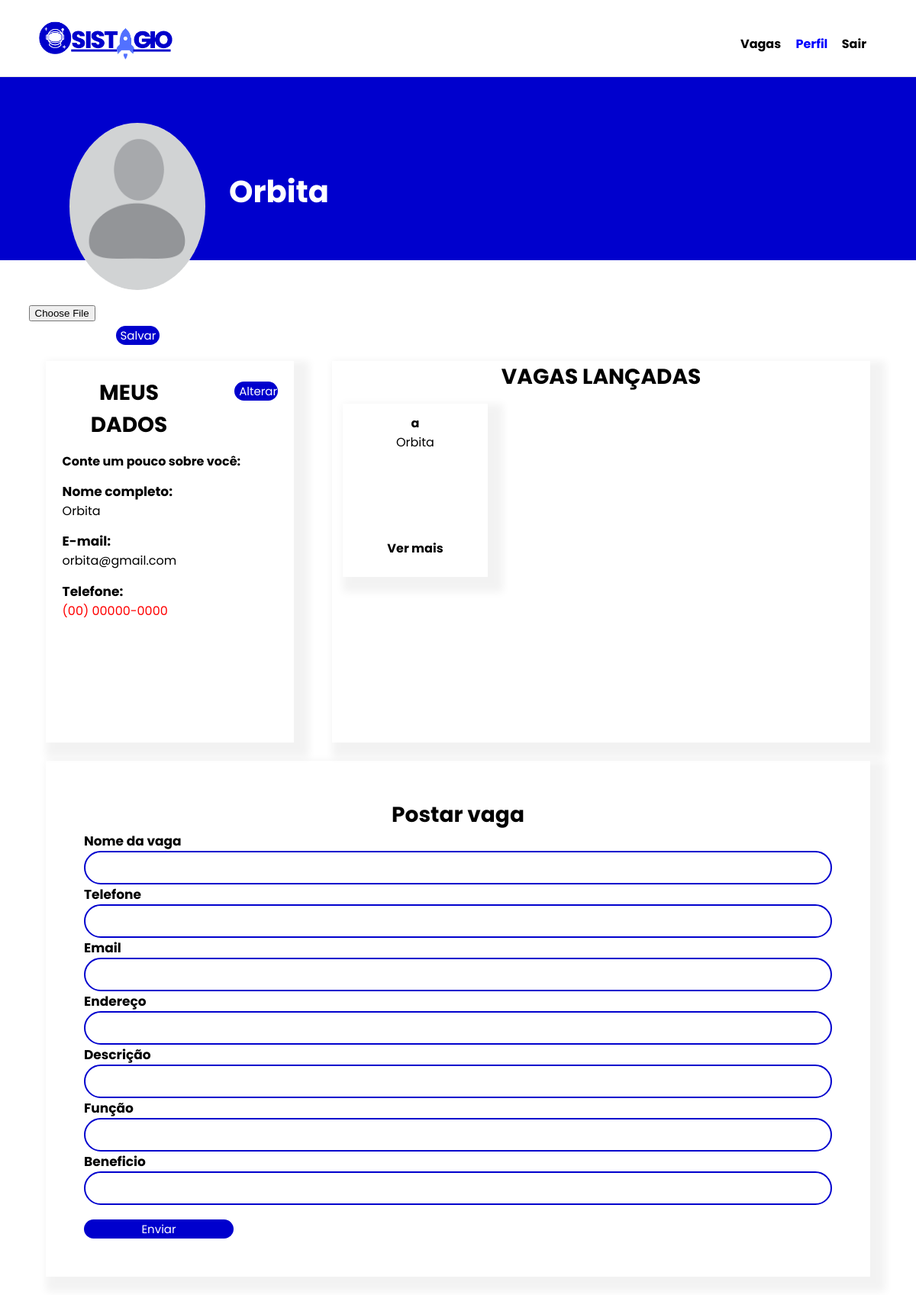
The page /perfil/ (signed in) on the database as committed earlier.
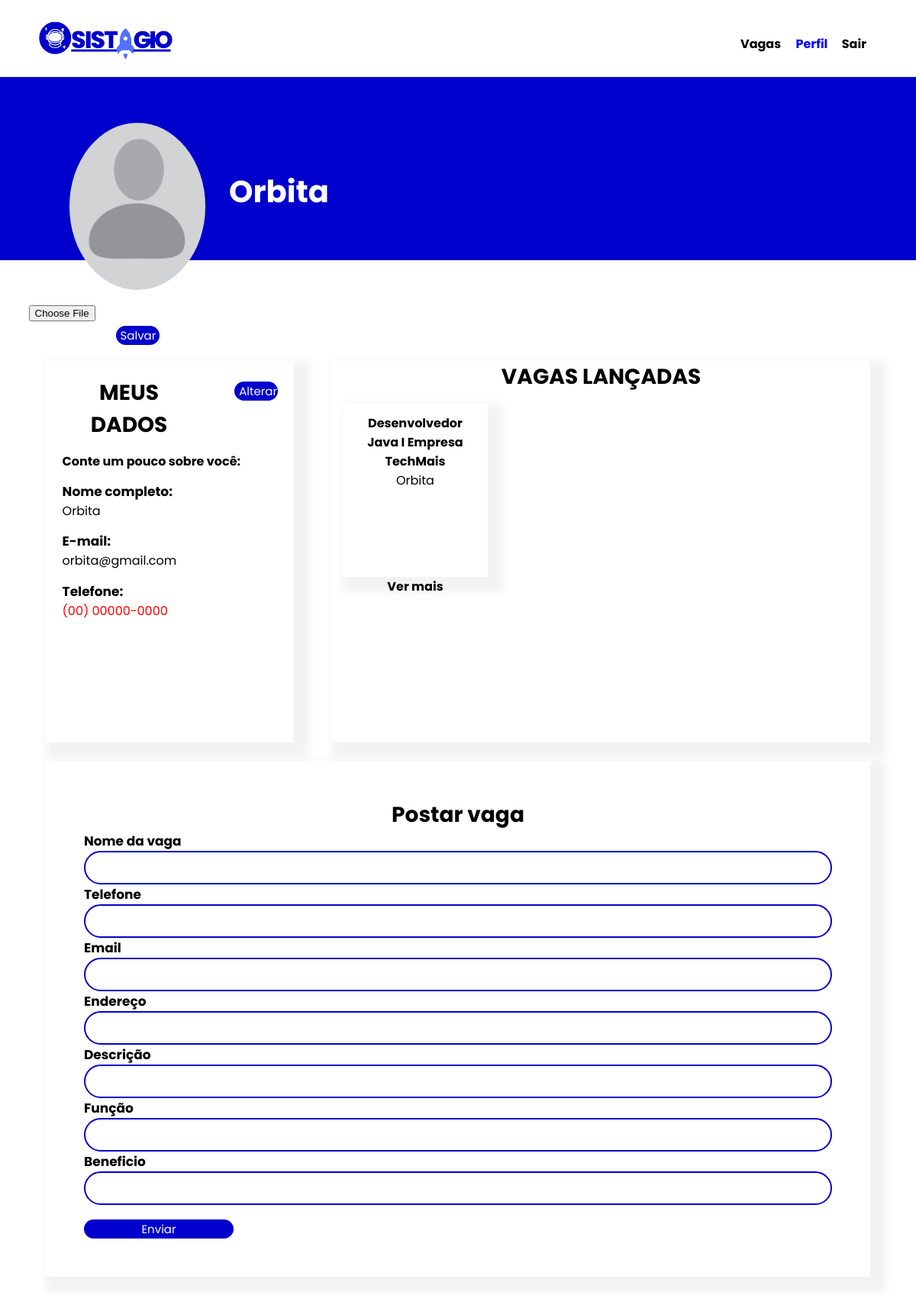
The same page on the database as committed later.
### post_vagas/models.py (models this page shows, shortened)
class Vaga_cadastradas(models.Model):
    vcad_codigo = models.BigAutoField(primary_key=True)
    vcad_perfil_fk = models.ForeignKey(PerfilUser, on_delete=models.CASCADE)
    vcad_postVaga_fk = models.ForeignKey(PostVagas, on_delete=models.CASCADE)

class PostVagas(models.Model):
    vag_cod = models.BigAutoField(primary_key=True)
    vag_usuario_fk = models.ForeignKey(User, on_delete=models.CASCADE)
    vag_nome = models.CharField(max_length=50,null=True,blank=True)
    vag_tell = models.CharField(max_length=50,null=True,blank=True)
    vag_email = models.EmailField(max_length=80,null=True,blank=True)
    vag_endereco = models.CharField(max_length=20,null=True,blank=True)
    vag_descricao = models.CharField(max_length=100,null=True,blank=True)
    vag_funcao = models.CharField(max_length=50,null=True,blank=True)
    vag_beneficio = models.CharField(max_length=100,null=True,blank=True)

### perfil/models.py (models this page shows)
class PerfilUser(models.Model):
    per_cod = models.BigAutoField(primary_key=True)
    per_nascimento = models.DateField(null=True,blank=True)
    per_pessoa_fk = models.ForeignKey(User, on_delete=models.CASCADE,verbose_name='Usuario')
    cpf_cnpj = models.CharField(max_length=18, blank=True)
    per_tell = models.CharField(max_length=14, blank=True)
    tipo = models.CharField(max_length=1, blank=True)
    per_foto = models.FileField(upload_to='fotos_usuario/%Y/%m/', null=True, blank=True)
    per_detalhe = models.CharField(max_length=255, blank=True )

### perfil/views.py (the view)
# urls.py: path('', views.AtualizacaoPerfil.as_view(), name='perfil')
class AtualizacaoPerfil(Perfil):
    def post(self, *args, **kwargs):
        usuario = get_object_or_404(
            User, username=self.request.user.username)
        if 'mudar-foto' in self.request.POST:
            foto_pessoa =  self.request.FILES.get('perfil_foto_usuario')
            self.perfil.per_foto = foto_pessoa
            self.perfil.save()
            return redirect('perfil:perfil')
        """ PRECISSA REPARO - DATA  """
        if 'dados-usuario' in self.request.POST:
            print('Entrou')
            first_name = self.usuarioForm.data.get('first_name')
            if self.usuarioPerfil.is_valid():
                perfilUsuario = self.usuarioPerfil.save(commit=False)
                perfilUsuario.per_pessoa_pk = usuario
                perfilUsuario.save()
            if first_name:
                usuario.first_name = first_name
            usuario.save()
            return redirect('perfil:perfil')
        if 'botao-certificado' in self.request.POST:
            documento = self.request.FILES.get('cert_arquivo')
            arquivo = self.certificado.save(commit=False)
            arquivo.cert_pessoa_fk = self.perfil
            arquivo.cert_arquivo = documento
            arquivo.save()
            return redirect('perfil:perfil')
        if 'botao-vag'  in self.request.POST:
            post = self.postvaga.save(commit=False)
            post.vag_usuario_fk =  usuario
            post.save()
            objeto = Vaga_cadastradas(
                vcad_perfil_fk=self.perfil,
                vcad_postVaga_fk=post
            )
            objeto.save()
            return redirect('perfil:perfil')
        if 'botao-csv' in self.request.POST:
            arquivo = self.request.FILES.get('arquivo')
            arquivo_nome_turma = self.request.POST.get('arquivo_nome_turma')
            if not arquivo or not arquivo_nome_turma:
                messages.error(
                    self.request,
                    "Digite todos os campos para o envio"
                )
                return redirect('perfil:perfil')
            file = arquivo.read().decode('latin-1').splitlines()
            reader = csv.reader(file, delimiter=';')
            aluno_lista = []
            for linha,tabela in enumerate(reader):
                if linha <= 2:
                    continue
                nome = tabela[1]
                matricula = tabela[0].replace('.','').replace(',','').replace('-','')
                obj = models.Aluno_Csv(
                    alu_nome=nome,
                    alu_matricula=matricula,
                    alu_turma=arquivo_nome_turma,
                )
                models.Aluno_Csv.objects.filter(alu_nome=nome, alu_matricula=matricula
                                                ,alu_turma=arquivo_nome_turma).delete()
                aluno_lista.append(obj)
            models.Aluno_Csv.objects.bulk_create(aluno_lista)
        if 'btn-docente' in self.request.POST:
            if not self.docenteFormulario.is_valid():
                messages.error(
                    self.request,
                    self.docenteFormulario.errors
                )
                return redirect('perfil:perfil')
            nome_docente = self.request.POST.get('nome_docente')
            email_docente = self.request.POST.get('email_docente')
            senha_docente = self.request.POST.get('senha_docente')
            cpf_docente = self.request.POST.get('cpf_docente')
            docente = []
            objeto = User(
                username= email_docente,
                password=senha_docente,
                first_name = nome_docente,
                email= email_docente
            )
            docente.append(objeto)
            User.objects.bulk_create(docente)
            perfil = models.PerfilUser(
                per_pessoa_fk=objeto,
                tipo='D',
                cpf_cnpj= cpf_docente,
            )
            docente_perfil = []
            docente_perfil.append(perfil)
            models.PerfilUser.objects.bulk_create(docente_perfil)
            instituicao_docente = models.Docente(doce_perfil_pk=perfil, doce_instituicao_fk=usuario)
            instituicao_docente.save()
        if 'botao-curso-instituicao' in self.request.POST:
            curso = self.cursoform.save(commit=False)
            curso.curs_perfil_fk = self.perfil
            curso.save()
        if 'curso_escolhido' in self.request.POST:
            nome_instituicao = self.request.POST.get('instituicao')
            nome_curso = self.request.POST.get('curso')
            usuario = get_object_or_404(User, first_name=nome_instituicao)
            perfil = models.PerfilUser.objects.filter(per_pessoa_fk=usuario).first()
            curso_institui = get_object_or_404(models.curso_instituicao, curs_perfil_fk=perfil, curs_nome=nome_curso)
            print(curso_institui, 'Aqui')
            aluno_curso = models.curso_aluno(curs_insituicao=curso_institui, curs_perfil_fk=self.perfil)
            aluno_curso.save()
            return redirect('perfil:perfil')
        return redirect('home:inicial')

### perfil/forms.py
class PerfilForms(forms.ModelForm):
    class Meta:
        model = models.PerfilUser
        fields = ('cpf_cnpj','per_tell','per_detalhe',)
    def __init__(self, per_cod=None, *args, **kwargs):
        super().__init__(*args, **kwargs)
        self.per_cod = per_cod

class UsuarioAtualizar(forms.ModelForm):
    password = forms.CharField(
        required=False,
        widget=forms.PasswordInput,
        label='Senha',
    )
    password2 = forms.CharField(
        required=False,
        widget=forms.PasswordInput,
        label='Confirma senha ',
    )
    class Meta():
        model = User
        fields = ('first_name', 'email', 'password', 'password2')
    def __init__(self, usuario=None, *args, **kwargs):
        super().__init__(*args, **kwargs)
        self.usuario = usuario

### perfil/views.py (called while the page is built)
    def get(self, *args, **kwargs):
        return render(self.request, self.templates_name, self.informacoes)

### perfil/templates/perfil/perfil.html (shortened to what this page needs)
{% extends 'base.html' %}
{% load static %}
{% block conteudo %}
{% include 'parcias/_header.html' %}
{% block style %}<link rel="stylesheet" href="{% static 'perfil.css'%}">{% endblock %}
 <main class="main">
        <div class="container-inicio">
            <div class="foto-perfi">
                {% if not perfilPessoa.per_foto %}
                 <img src="/static/imagens/perfil-sem-foto.png" alt="" class="img-perfil">
                {%endif%}
            <form class="container-foto-form" method="POST" enctype="multipart/form-data">
                <input type="file" class="btn-foto-alterar" name="perfil_foto_usuario"  accept=".jpg, .jpeg, .png">
                 <button class="btn-alterar-sobre" name="mudar-foto">Salvar foto</button>
            </form>
            </div>
            <div class="titulo">
                <h3 class="text-titulo">{{user.first_name}}</h3>
            </div>
        </div>
        <div class="container-meio">
            <div class="container-sobre" >
                <div class="form-dados-sobre" id="form-dados-banco">
                    <div class="titulo-sobre">
                        <h3 class="title-meio-h3">MEUS DADOS</h3>
                        <button class="btn-alterar-sobre" id="btn-alterar">Alterar</button>
                    </div>
                    <div class="descricao">
                        <h4 class="text-descricao">Conte um pouco sobre você:</h4>
                    </div>
                    <div class="dados-pessoais">
                        <label for="" class="text-dados">Nome completo:</label>
                        <p>{{user.first_name}}</p>
                    </div>
                    <div class="dados-pessoais">
                        <label for="" class="text-dados">E-mail:</label>
                        <p>{{user.email}}</p>
                    </div>
                    <div class="dados-pessoais">
                        <label for="" class="text-dados ">Telefone:</label>
                        <p class="{% if not perfilPessoa.per_tell%}null-tell{%endif%}">{% if not perfilPessoa.per_tell%}(00) 00000-0000{%endif%}
                        </p>
                    </div>
                </div>
            </div>
            <div class="box-vagas">
                <div class="container-vagas-cadastradas">
                    <h3 class="title-meio-h3">{% if perfilPessoa.tipo == 'A' %}VAGAS CADASTRADAS{%endif%}
                    {% if perfilPessoa.tipo == 'E' %}VAGAS LANÇADAS{%endif%}
                    </h3>
                    <div class="card-vagas">
                        {% for Vaga in vaga_cadastradas%}
                        <div class="itens-card-vagas">
                            <h4 class="title-card-vagas">{{Vaga.vcad_postVaga_fk.vag_nome}}</h4>
                            <p class="descricao-vaga">{{Vaga.vcad_postVaga_fk.vag_usuario_fk.first_name}}</p>
                            <div class="div-btn-ver-mais">
                                <a href="" class="btn-ver-mais">
                                    <p class="text-ver-mais"> Ver mais</p>
                                </a>
                            </div>
                        </div>
                        {%endfor%}
                    </div>
                </div>
            </div>
        </div>
        <div class="container-certificados">
            <div class="titulo-certificados">
                {% if  perfilPessoa.tipo == 'E' %}
                <h3 class="title-meio-h3">Postar vaga</h3>
                <form method="POST" action="">
                     <label for="id_vag_nome" class="text-dados">Nome da vaga</label>
                    <input type="text" name="{{post.vag_nome.name}}" class="input-dados" id="id_vag_nome">
                    <label for="id_vag_tell" class="text-dados">Telefone</label>
                    <input type="text" name="{{post.vag_tell.name}}" class="input-dados" id="id_vag_tell" value="
                        {% if perfilPessoa.per_tell%} {{perfilPessoa.per_tell}} {%endif%}">
                    <label for="id_vag_email" class="text-dados">Email</label>
                    <input type="email" name="{{post.vag_email.name}}" class="input-dados" id="id_vag_email">
                    <label for="id_vag_endereco" class="text-dados">Endereço</label>
                    <input type="text" name="{{post.vag_endereco.name}}" class="input-dados" id="id_vag_endereco">
                    <label for="id_vag_descricao" class="text-dados">Descrição</label>
                    <input type="text" name="{{post.vag_descricao.name}}" class="input-dados" id="id_vag_descricao">
                    <label for="id_vag_funcao" class="text-dados">Função</label>
                    <input type="text" name="{{post.vag_funcao.name}}" class="input-dados" id="id_vag_funcao">
                    <label for="id_vag_beneficio" class="text-dados">Beneficio</label>
                    <input type="text" name="{{post.vag_beneficio.name}}" class="input-dados" id="id_vag_beneficio">
                <button type="submit" name="botao-vag" class="btn-alterar-sobre">Enviar</button>
                </form>
                {%endif%}
            </div>
        </div>
    </main>
{%endblock%}

### templates/base.html (shortened to what this page needs)
{% load static %}
<!DOCTYPE html>
<html lang="pt-BR">
<head>
    {% block style %}{% endblock %}
</head>
<body>
    {% block conteudo %}
    {% endblock %}
</body>
</html>

### templates/parcias/_header.html (shortened to what this page needs)
{% load static %}
<link rel="stylesheet" href="{% static '_header.css'%}">
<header>
        <div class="centro">
            <a href=" {% if not request.user.is_authenticated %}{% url 'home:inicial' %} {%endif%} {% if request.user.is_authenticated %}{% url 'post_vagas:homepage' %} {%endif%}" style="width:50%;"><div class="logo"><img src="/static/imagens/logoSistagio.png" width="32%" alt=""></div> </a>
            <div class="menu">
                {% if request.user.is_authenticated%}
                    <a href="{% url 'post_vagas:homepage' %}" id="vagas_header">Vagas</a>
                    <a href="{% url 'perfil:perfil' %}" id="perfil_header"> Perfil </a>
                    <a  href="#" id="logout_header" >Sair</a>
                {%endif%}
            </div>
        </div>
    </header>

### templates/static/perfil.css (style rules this page uses)
* { margin: 0; font-family: 'Poppins', sans-serif; }
body { height: 100%; }
.container-inicio { background-color: #0000CD; color: white; display: flex; margin-bottom: 6%; height: 30vh; }
.foto-perfi { height: 39vh; width: 20%; margin-top: 5%; margin-left: 5%; display: flex; flex-wrap: wrap; justify-content: center; }
.titulo { margin-top: 10%; }
.text-titulo { font-size: 40px; }
.img-perfil { border-radius: 50%; width: 74%; }
.container-foto-form { display:flex; justify-content: center; align-content: center; flex-wrap: wrap; }
.container-meio { padding: 5% 5% 0 5%; display: flex; gap: 50px; }
.container-sobre { background-color: white; box-shadow: 10px 10px 10px 10px rgba(0, 0, 0, 0.05); width: 40%; padding: 2%; }
.container-vagas-cadastradas { background-color: white; box-shadow: 10px 10px 10px 10px rgba(0, 0, 0, 0.05); height: 500px; width: 60%; }
.titulo-sobre { display: flex; gap:18%; }
.title-meio-h3 { font-size: 21pt; font-weight: bold; text-align: center; }
.descricao { margin-top: 5%; }
.btn-alterar-sobre { margin: 0 auto; margin-top: 2%; text-align: center; border-radius: 25px; font-size: 15px; width: 20%; height: 25px; border: none; background-color: #0000CD; color: white; cursor: pointer; }
.dados-pessoais { display: block; margin-top: 5%; }
.text-dados { font-size: 17px; font-weight: bold; }
.input-dados { width: 98%; height: 40px; border: solid 2px #0000CD; border-radius: 25px; font-size: 15px; padding:0px 8px; }
.container-vagas-cadastradas { overflow-x: scroll; width: 100%; }
.card-vagas { display: flex; gap: 50px; padding: 2%; flex-wrap: wrap; }
.box-vagas { width: 100%; }
.itens-card-vagas { width: 24%; background-color: white; height: 200px; padding: 2%; box-shadow: 10px 10px 10px 10px rgba(0, 0, 0, 0.05); text-align: center; }
.btn-ver-mais { text-decoration: none; margin: 0 auto; color: black; font-weight: bold; }
.div-btn-ver-mais { margin-top: 70%; text-align: center; }
.container-certificados { box-shadow: 10px 10px 10px 10px rgba(0, 0, 0, 0.05); background-color:white; height: 100%; margin: 2% 5% 2% 5% ; }
.titulo-certificados { padding: 50px; }
.null-tell { color:red; }

### templates/static/_header.css (style rules this page uses)
header { padding: 15px 0; border-bottom: solid 1px rgba(0, 0, 0, 0.1); }
.centro { display: flex; flex-wrap: wrap; max-width: 1100px; margin: 0 auto; padding: 0 2%; }
.logo { margin-top: 2%; }
.menu { padding-top: 30px; width: 50%; text-align: right; }
.menu a { color: black; text-decoration: none; font-weight: bold; margin-right: 15px; }
#logout_header { visibility: hidden; }

Rows that differ between the two databases and show on the page:
changed through a linked row, Vaga_cadastradas "Orbita": vcad_postVaga_fk.vag_nome "a" → "Desenvolvedor Java I Empresa TechMais"
